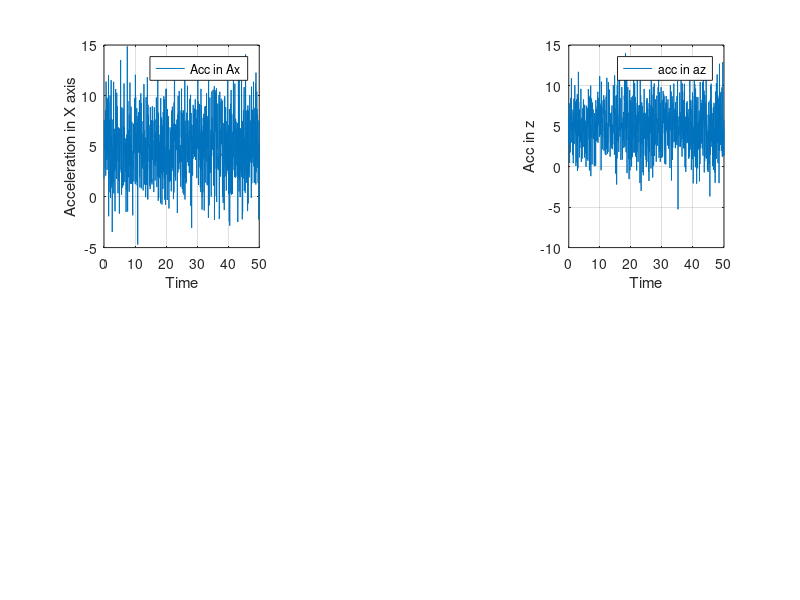

The MATLAB source for this figure:

%to make fake data normal guassian
data=normrnd(5, 3, 1000, 6);
%a linear array for time
t=linspace(0, 50, 1000);

figure(1)
subplot(2, 3, 1)
plot(t, data(:, 1))
xlabel('Time')
ylabel('Acceleration in X axis')
legend('Acc in Ax')   % to attach a sticker on plot
grid % to make grids on plot

subplot(2,3,3)
plot(t, data(:,3))
xlabel('Time')
ylabel('Acc in z')
legend('acc in az')
grid